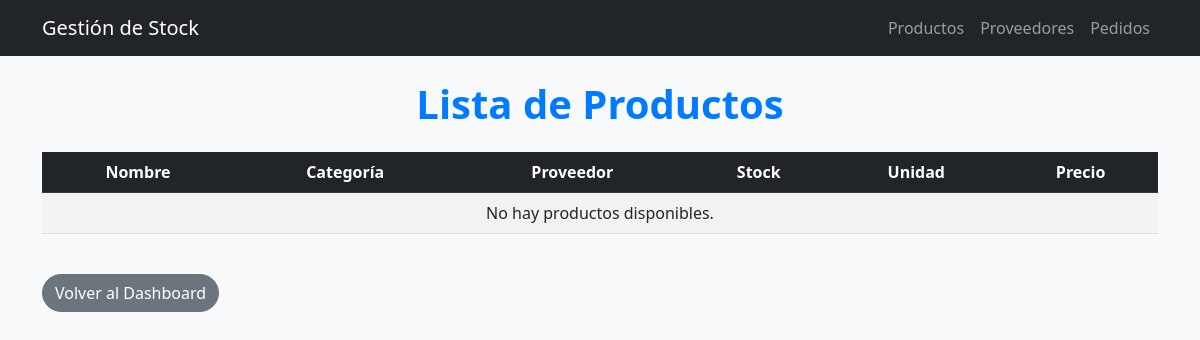
The page /stock/productos/ on the database as committed earlier.
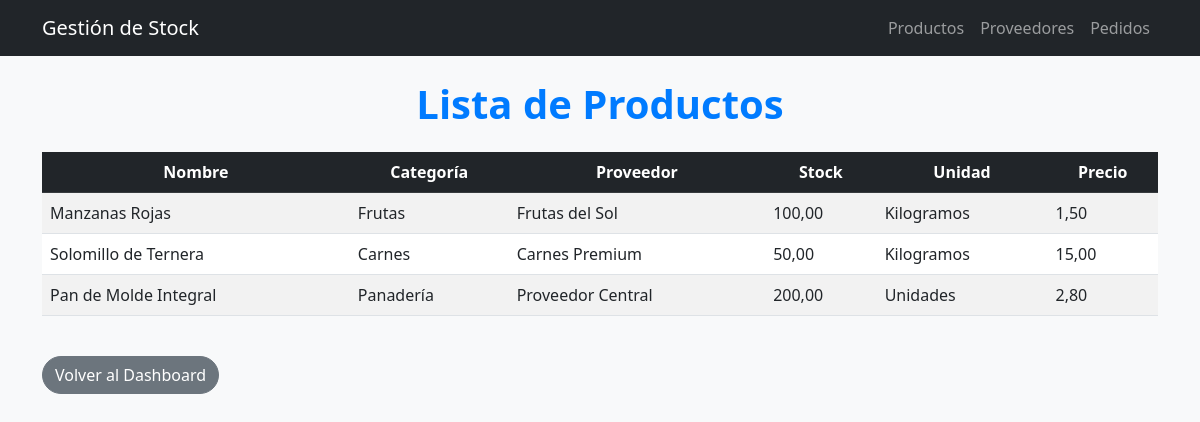
The same page on the database as committed later.
### stock/models.py (models this page shows, shortened)
class Producto(models.Model):
    UNIDADES_CHOICES = [
        ('UN', 'Unidades'),
        ('KG', 'Kilogramos'),
        ('LT', 'Litros'),
        ('BT', 'Botellas'),
        ('PK', 'Paquetes'),
    ]
    MONEDAS_CHOICES = [
        ('EUR', '€ - Euro'),
        ('USD', '$ - Dólar'),
        ('GBP', '£ - Libra Esterlina'),
    ]
    categoria = models.ForeignKey(Categoria, on_delete=models.CASCADE, related_name="productos")
    nombre = models.CharField(max_length=100)
    descripcion = models.TextField(blank=True, null=True)
    precio = models.DecimalField(max_digits=10, decimal_places=2)
    moneda = models.CharField(max_length=3, choices=MONEDAS_CHOICES, default='EUR')  # Nueva opción de moneda
    proveedor = models.ForeignKey(Proveedor, on_delete=models.CASCADE)
    stock = models.DecimalField(max_digits=10, decimal_places=2, default=0)
    unidad_medida = models.CharField(max_length=5, choices=UNIDADES_CHOICES, default='UN')  # Aumentamos a 5 caracteres

class Categoria(models.Model):
    nombre = models.CharField(max_length=50)
    descripcion = models.TextField(blank=True, null=True)

class Proveedor(models.Model):
    nombre = models.CharField(max_length=100)
    email = models.EmailField()
    telefono = models.CharField(max_length=20)
    direccion = models.TextField()

### stock/views.py (the view)
# urls.py: path('productos/', views.productos_list, name='productos_list'),
def productos_list(request):
    productos = Producto.objects.all()
    return render(request, 'stock/productos_list.html', {'productos': productos})

### templates/stock/productos_list.html (shortened to what this page needs)
{% extends 'stock/base_stock.html' %}
{% block content %}
<h1 class="text-center mb-4">Lista de Productos</h1>
<table class="table table-striped">
  <thead class="table-dark">
    <tr>
      <th>Nombre</th>
      <th>Categoría</th>
      <th>Proveedor</th>
      <th>Stock</th>
      <th>Unidad</th>
      <th>Precio</th>
    </tr>
  </thead>
  <tbody>
    {% for producto in productos %}
    <tr>
      <td>{{ producto.nombre }}</td>
      <td>{{ producto.categoria.nombre }}</td>
      <td>{{ producto.proveedor.nombre }}</td>
      <td>{{ producto.stock }}</td>
      <td>{{ producto.get_unidad_medida_display }}</td>
      <td>{{ producto.precio }}</td>
    </tr>
    {% empty %}
    <tr>
      <td colspan="6" class="text-center">No hay productos disponibles.</td>
    </tr>
    {% endfor %}
  </tbody>
</table>
<a href="{% url 'stock:dashboard' %}" class="btn btn-secondary mt-4">Volver al Dashboard</a>
{% endblock %}

Rows that differ between the two databases and show on the page:
added Producto: nombre "Manzanas Rojas", categoria.nombre "Frutas", proveedor.nombre "Frutas del Sol", stock "100,00", unidad_medida "Kilogramos", precio "1,50"
added Producto: nombre "Solomillo de Ternera", categoria.nombre "Carnes", proveedor.nombre "Carnes Premium", stock "50,00", unidad_medida "Kilogramos", precio "15,00"
added Producto: nombre "Pan de Molde Integral", categoria.nombre "Panadería", proveedor.nombre "Proveedor Central", stock "200,00", unidad_medida "Unidades", precio "2,80"
Other text that changed with them:
text no longer shown: "No hay productos disponibles."
